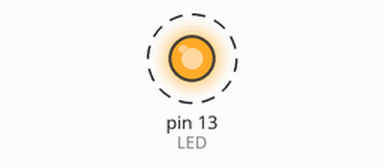
Recording of a sketch running on a simulated Arduino Uno, built with avr-gcc and run on an emulated ATmega328P. Parts: output pins drawn as LEDs (lit = HIGH). Dashed ring = blinking. What the sketch prints to the serial monitor is not drawn.

Above: at 0.5 s.
Timing chart, 0 to 4.6 s (numbered marks = the images above):
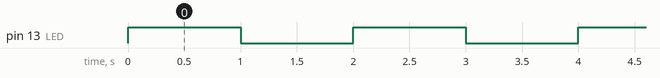

Measured:
- by itself, pin 13 (LED): alternates HIGH for 1.0 s and LOW for 1.0 s

The sketch:

hello.ino
```cpp
#define LED 13
#define DELAY 1000

void setup() {
	Serial.begin(9600);
	pinMode(LED, HIGH);
}

void loop() {
	Serial.println("Hello, World!");
	digitalWrite(LED, !digitalRead(LED));
	delay(DELAY);
}
```
